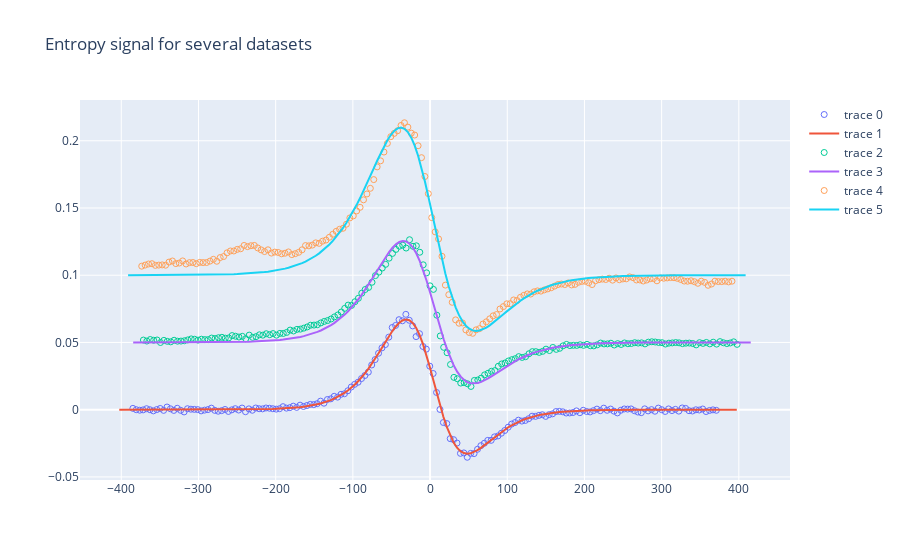

Source (notebook cell):
### Code cell
y_spacing = 0.05

fig = go.Figure()
fig.update_layout(title='Entropy signal for several datasets')
for i, entry in enumerate(entries[1:]):
    x = entry.processed.x
    fig.add_trace(go.Scatter(x=x, y=entry.processed.average_entropy_signal+y_spacing*i, mode='markers', marker=dict(symbol='circle-open')))
    fig.add_trace(go.Scatter(x=x, y=entry.entropy_fit.eval(x=x)+y_spacing*i, mode='lines'))

fig

### Figure 1 — Plotly figure (JSON) as saved in the notebook; plotly's stock layout.template omitted (floating-point values rounded to 4 significant figures; data arrays with more than 128 entries replaced by an {"elided": "..."} marker saying what was removed)
{"data": [{"marker": {"symbol": "circle-open"}, "mode": "markers", "x": {"elided": "182 float values"}, "y": {"elided": "182 float values"}, "type": "scatter"}, {"mode": "lines", "x": {"elided": "182 float values"}, "y": {"elided": "182 float values"}, "type": "scatter"}, {"marker": {"symbol": "circle-open"}, "mode": "markers", "x": {"elided": "182 float values"}, "y": {"elided": "182 float values"}, "type": "scatter"}, {"mode": "lines", "x": {"elided": "182 float values"}, "y": {"elided": "182 float values"}, "type": "scatter"}, {"marker": {"symbol": "circle-open"}, "mode": "markers", "x": {"elided": "182 float values"}, "y": {"elided": "182 float values"}, "type": "scatter"}, {"mode": "lines", "x": {"elided": "182 float values"}, "y": {"elided": "182 float values"}, "type": "scatter"}], "layout": {"title": {"text": "Entropy signal for several datasets"}}}
